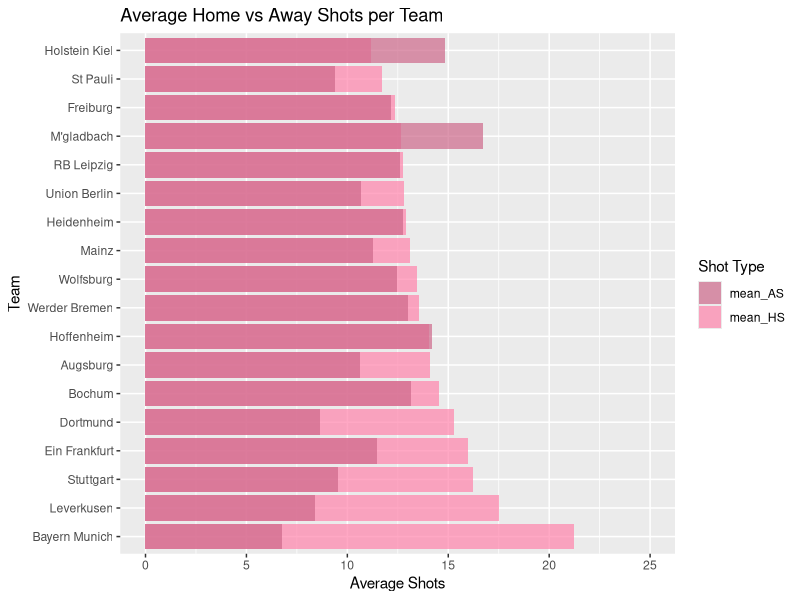

The R script that drew this image:
## ---- chunk 1
library(tidyverse)
library(broom)
## ---- chunk 2
# dim(season)
## ---- chunk 3
season <- read_csv("../data/season.csv")
glimpse(season)

## ---- chunk 4
season |>
  group_by(HomeTeam) |>
  summarise(
    mean_HS = mean(HS, na.rm = TRUE),
    mean_HST = mean(HST, na.rm = TRUE),
    sd_HS = sd(HS, na.rm = TRUE),
    sd_HST = sd(HST, na.rm = TRUE),
    r = cor(HS, HST, use = "complete.obs")
  )
## ---- chunk 5
team_order <- season |>
  group_by(HomeTeam) |>
  summarise(mean_HS = mean(HS, na.rm = TRUE)) |>
  arrange(desc(mean_HS)) |>
  pull(HomeTeam)
summary_long <- season |>
  group_by(HomeTeam) |>
  summarise(mean_HS = mean(HS, na.rm = TRUE),
            mean_AS = mean(AS, na.rm = TRUE)) |>
  pivot_longer(cols = c(mean_HS, mean_AS),
               names_to = "ShotType",
               values_to = "Shots")
ggplot(summary_long, aes(x = factor(HomeTeam, levels = team_order),
                         y = Shots,
                         fill = ShotType)) +
  geom_col(position = "identity", alpha = 0.7) +
  scale_fill_manual(values = c("mean_HS" = "palevioletred1", "mean_AS" = "palevioletred3")) +
  labs(title = "Average Home vs Away Shots per Team",
       x = "Team",
       y = "Average Shots",
       fill = "Shot Type") +
  coord_flip() +
  ylim(0, 25)
